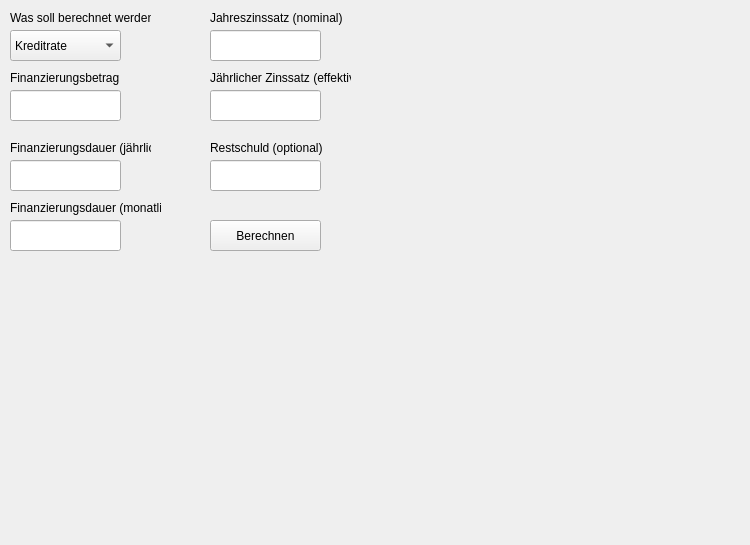
<?xml version="1.0" encoding="UTF-8"?>
<ui version="4.0">
 <class>Form</class>
 <widget class="QWidget" name="Form">
  <property name="geometry">
   <rect>
    <x>0</x>
    <y>0</y>
    <width>750</width>
    <height>545</height>
   </rect>
  </property>
  <property name="windowTitle">
   <string>Form</string>
  </property>
  <widget class="QComboBox" name="comboBox">
   <property name="geometry">
    <rect>
     <x>10</x>
     <y>30</y>
     <width>111</width>
     <height>31</height>
    </rect>
   </property>
   <item>
    <property name="text">
     <string>Kreditrate</string>
    </property>
   </item>
   <item>
    <property name="text">
     <string>Kreditlaufzeit</string>
    </property>
   </item>
   <item>
    <property name="text">
     <string>Zinssatz</string>
    </property>
   </item>
   <item>
    <property name="text">
     <string>Maximaler Kreditbetrag</string>
    </property>
   </item>
   <item>
    <property name="text">
     <string>Restschuld am Ende der Laufzeit</string>
    </property>
   </item>
  </widget>
  <widget class="QLineEdit" name="lineEdit">
   <property name="geometry">
    <rect>
     <x>210</x>
     <y>30</y>
     <width>111</width>
     <height>31</height>
    </rect>
   </property>
  </widget>
  <widget class="QLineEdit" name="lineEdit_2">
   <property name="geometry">
    <rect>
     <x>210</x>
     <y>90</y>
     <width>111</width>
     <height>31</height>
    </rect>
   </property>
  </widget>
  <widget class="QLineEdit" name="lineEdit_3">
   <property name="geometry">
    <rect>
     <x>10</x>
     <y>220</y>
     <width>111</width>
     <height>31</height>
    </rect>
   </property>
  </widget>
  <widget class="QLineEdit" name="lineEdit_4">
   <property name="geometry">
    <rect>
     <x>10</x>
     <y>90</y>
     <width>111</width>
     <height>31</height>
    </rect>
   </property>
  </widget>
  <widget class="QLineEdit" name="lineEdit_5">
   <property name="geometry">
    <rect>
     <x>10</x>
     <y>160</y>
     <width>111</width>
     <height>31</height>
    </rect>
   </property>
  </widget>
  <widget class="QPushButton" name="pushButton">
   <property name="geometry">
    <rect>
     <x>210</x>
     <y>220</y>
     <width>111</width>
     <height>31</height>
    </rect>
   </property>
   <property name="text">
    <string>Berechnen</string>
   </property>
  </widget>
  <widget class="QLabel" name="label">
   <property name="geometry">
    <rect>
     <x>10</x>
     <y>10</y>
     <width>141</width>
     <height>16</height>
    </rect>
   </property>
   <property name="text">
    <string>Was soll berechnet werden?</string>
   </property>
  </widget>
  <widget class="QLabel" name="label_2">
   <property name="geometry">
    <rect>
     <x>10</x>
     <y>70</y>
     <width>141</width>
     <height>16</height>
    </rect>
   </property>
   <property name="text">
    <string>Finanzierungsbetrag</string>
   </property>
  </widget>
  <widget class="QLabel" name="label_3">
   <property name="geometry">
    <rect>
     <x>10</x>
     <y>140</y>
     <width>141</width>
     <height>16</height>
    </rect>
   </property>
   <property name="text">
    <string>Finanzierungsdauer (jährlich)</string>
   </property>
  </widget>
  <widget class="QLabel" name="label_4">
   <property name="geometry">
    <rect>
     <x>10</x>
     <y>200</y>
     <width>151</width>
     <height>16</height>
    </rect>
   </property>
   <property name="text">
    <string>Finanzierungsdauer (monatlich)</string>
   </property>
  </widget>
  <widget class="QLabel" name="label_5">
   <property name="geometry">
    <rect>
     <x>210</x>
     <y>10</y>
     <width>141</width>
     <height>16</height>
    </rect>
   </property>
   <property name="text">
    <string>Jahreszinssatz (nominal)</string>
   </property>
  </widget>
  <widget class="QLabel" name="label_6">
   <property name="geometry">
    <rect>
     <x>210</x>
     <y>70</y>
     <width>141</width>
     <height>16</height>
    </rect>
   </property>
   <property name="text">
    <string>Jährlicher Zinssatz (effektiv)</string>
   </property>
  </widget>
  <widget class="QLabel" name="label_7">
   <property name="geometry">
    <rect>
     <x>210</x>
     <y>140</y>
     <width>141</width>
     <height>16</height>
    </rect>
   </property>
   <property name="text">
    <string>Restschuld (optional)</string>
   </property>
  </widget>
  <widget class="QLineEdit" name="lineEdit_6">
   <property name="geometry">
    <rect>
     <x>210</x>
     <y>160</y>
     <width>111</width>
     <height>31</height>
    </rect>
   </property>
  </widget>
 </widget>
 <resources/>
 <connections/>
</ui>
